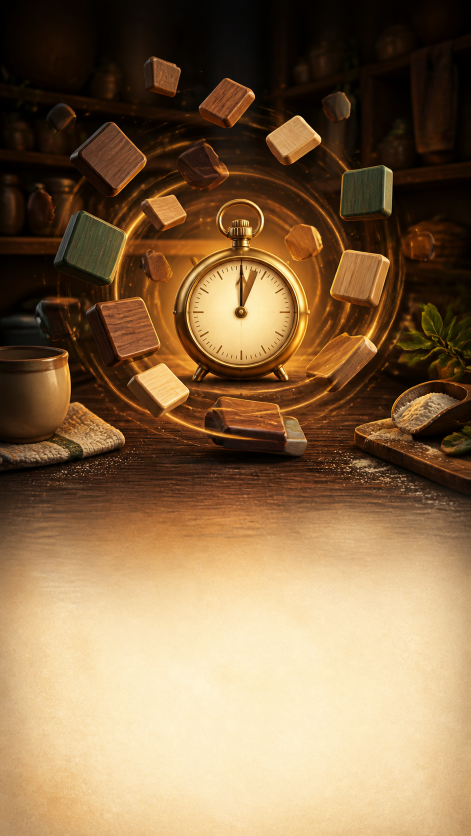
#> input picture store-assets/youtube/shorts/launch-campaign-en/artwork/time-attack-bg.png, 941 x 1672 px (shown at 1/2 size)
$ python create_next_move_short.py
#> lines starting #> are read from the running program, lines starting #| are printed output that depends on the picture
from __future__ import annotations

import math
import subprocess
import sys
import wave
from pathlib import Path

import numpy as np
from PIL import Image, ImageDraw, ImageEnhance, ImageFilter, ImageFont

ROOT = Path(__file__).resolve().parents[1]
sys.path.insert(0, str(ROOT / ".tmp" / "video_deps"))
import imageio_ffmpeg  # noqa: E402

W, H, FPS, DURATION = 1080, 1920, 30, 20.0
OUT = ROOT / "store-assets" / "social" / "next-move-8x8"
SOURCES = [OUT / f"hard-sequence-{index:02d}.png" for index in range(5)]
ART = ROOT / "store-assets" / "youtube" / "shorts" / "launch-campaign-en" / "artwork" / "time-attack-bg.png"
SILENT = OUT / "next-move-8x8-emerging-v4-20s-silent.mp4"
WAV = OUT / "next-move-8x8-emerging-v4-20s.wav"
FINAL = OUT / "next-move-8x8-emerging-v4-20s.mp4"
COVER = OUT / "next-move-8x8-emerging-v4-20s-cover.jpg"

CREAM = (255, 247, 224)
COCOA = (48, 29, 25)
GOLD = (255, 188, 50)
WHITE = (255, 255, 255)


# [17 lines left out: functions font, center, not called in this run]


def background():
    art = Image.open(ART).convert("RGB")
#> art is the input picture: PIL image 941x1672 RGB; mean R, G, B 135.6, 107, 74
    scale = max(W / art.width, H / art.height)
#> scale = 1.15
    art = art.resize((round(art.width * scale), round(art.height * scale)), Image.Resampling.LANCZOS)
#> art: PIL image 1081x1920 RGB
    art = art.crop(((art.width - W) // 2, (art.height - H) // 2,
                    (art.width - W) // 2 + W, (art.height - H) // 2 + H))
#> art: PIL image 1080x1920 RGB
    art = art.filter(ImageFilter.GaussianBlur(8))
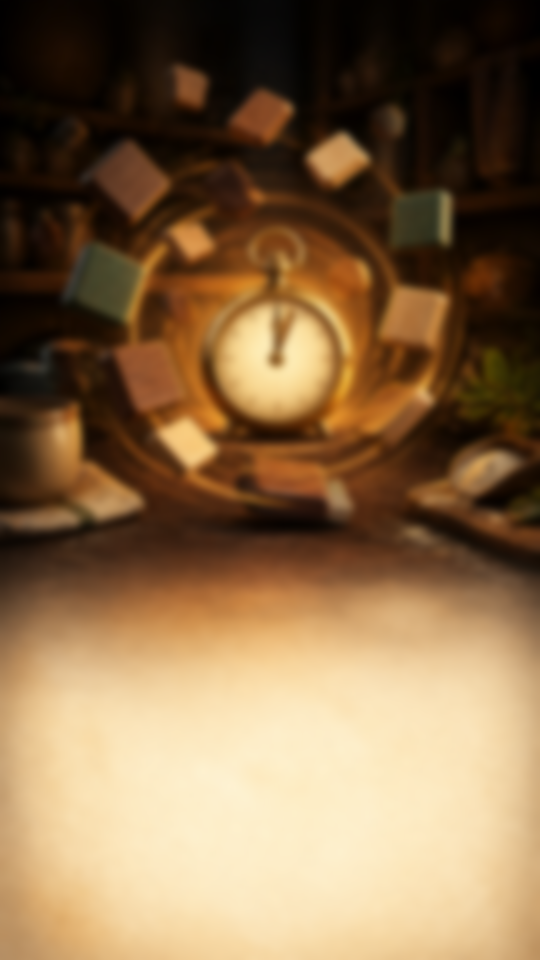
#> art: PIL image 1080x1920 RGB (shown at 1/2 size); mean R, G, B 135.6, 107.1, 74
    art = ImageEnhance.Brightness(art).enhance(.48)
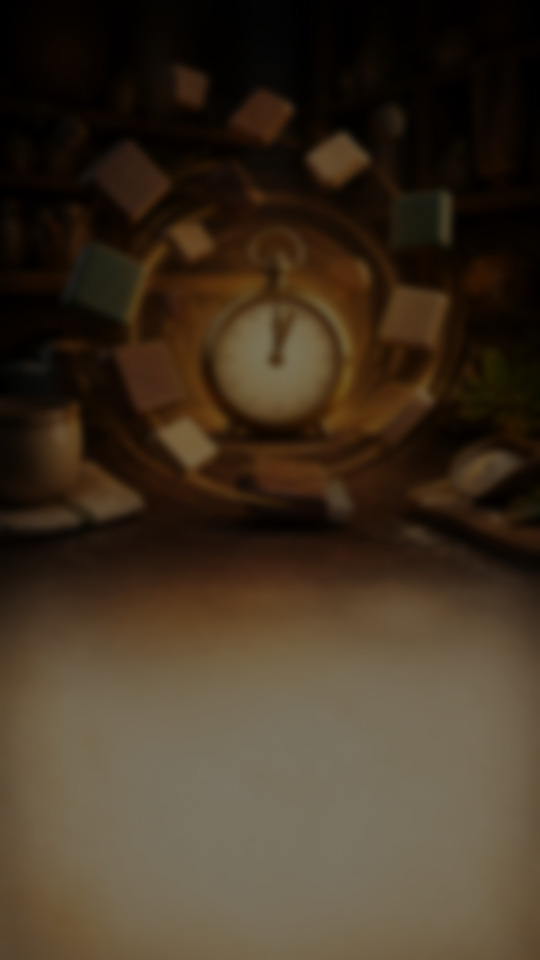
#> art: PIL image 1080x1920 RGB (shown at 1/2 size); mean R, G, B 64.6, 50.9, 35
    return art.convert("RGBA")


def board_card(source):
#> (the run stopped early here; a loop or call above may not have finished)

$ run again, with store-assets/youtube/shorts/launch-campaign-en/artwork/pantry-magic-bg.png copied over store-assets/youtube/shorts/launch-campaign-en/artwork/time-attack-bg.png
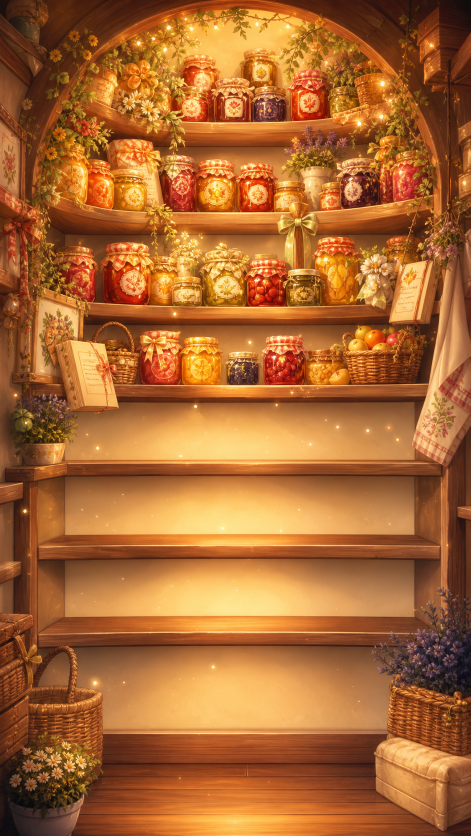
#> input picture store-assets/youtube/shorts/launch-campaign-en/artwork/pantry-magic-bg.png, 941 x 1672 px (shown at 1/2 size)
#> in background, art is the input picture: PIL image 941x1672 RGB; mean R, G, B 169.9, 103.4, 49.8
#> in background, `art = art.filter(ImageFilter.GaussianBlur(8))`:
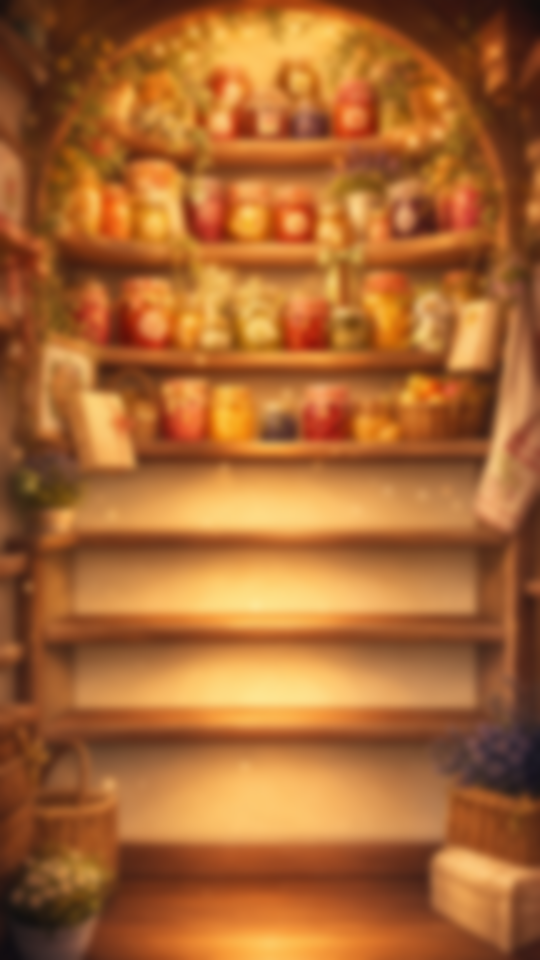
#> art: PIL image 1080x1920 RGB (shown at 1/2 size); mean R, G, B 170, 103.5, 49.8
#> in background, `art = ImageEnhance.Brightness(art).enhance(.48)`:
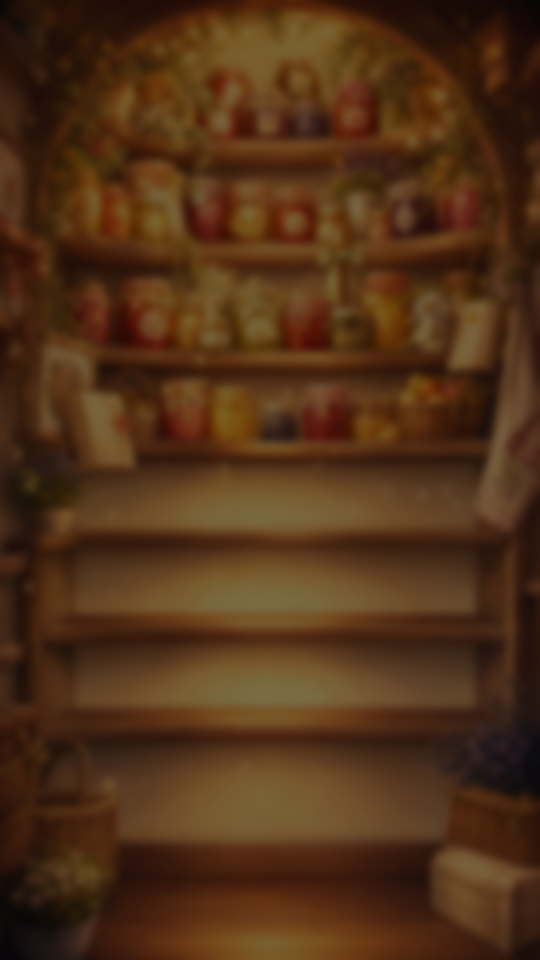
#> art: PIL image 1080x1920 RGB (shown at 1/2 size); mean R, G, B 81.1, 49.2, 23.4

$ run again, with store-assets/youtube/shorts/launch-campaign-en/artwork/strawberry-challenge-bg.png copied over store-assets/youtube/shorts/launch-campaign-en/artwork/time-attack-bg.png
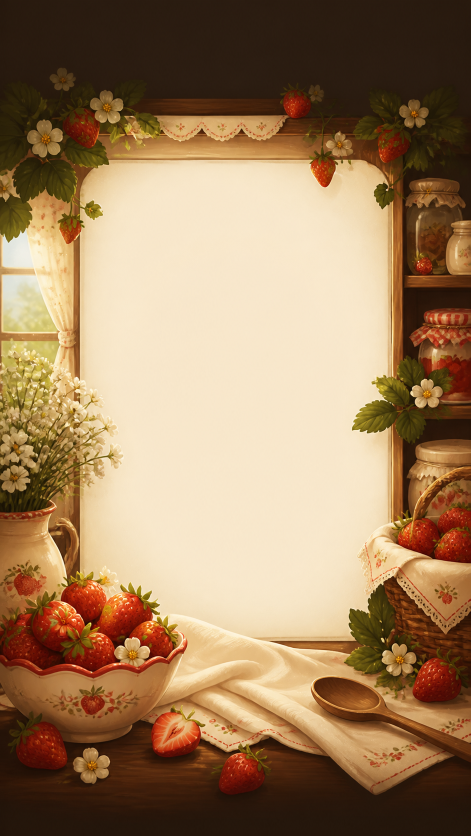
#> input picture store-assets/youtube/shorts/launch-campaign-en/artwork/strawberry-challenge-bg.png, 941 x 1672 px (shown at 1/2 size)
#> in background, art is the input picture: PIL image 941x1672 RGB; mean R, G, B 158.8, 127.9, 94.1
#> in background, `art = art.filter(ImageFilter.GaussianBlur(8))`:
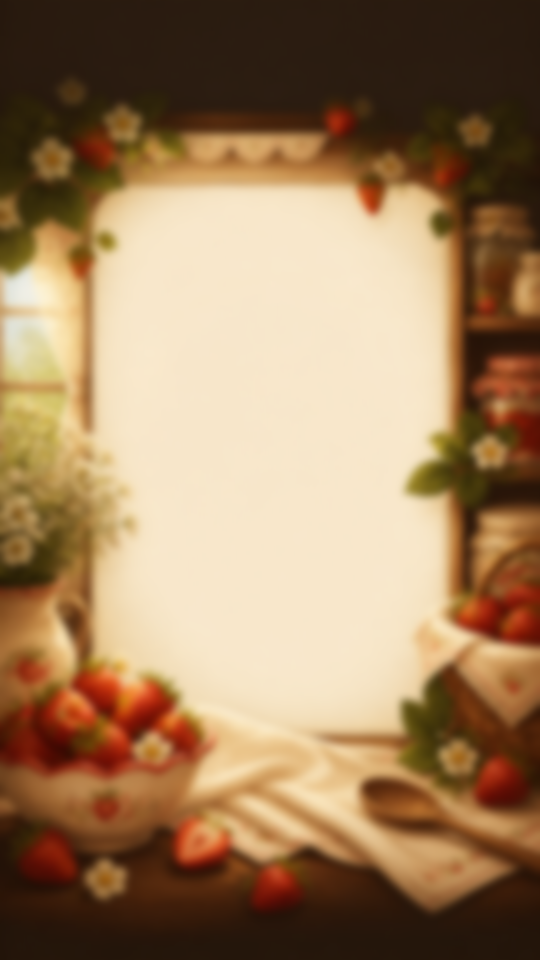
#> art: PIL image 1080x1920 RGB (shown at 1/2 size); mean R, G, B 158.9, 127.9, 94.1
#> in background, `art = ImageEnhance.Brightness(art).enhance(.48)`:
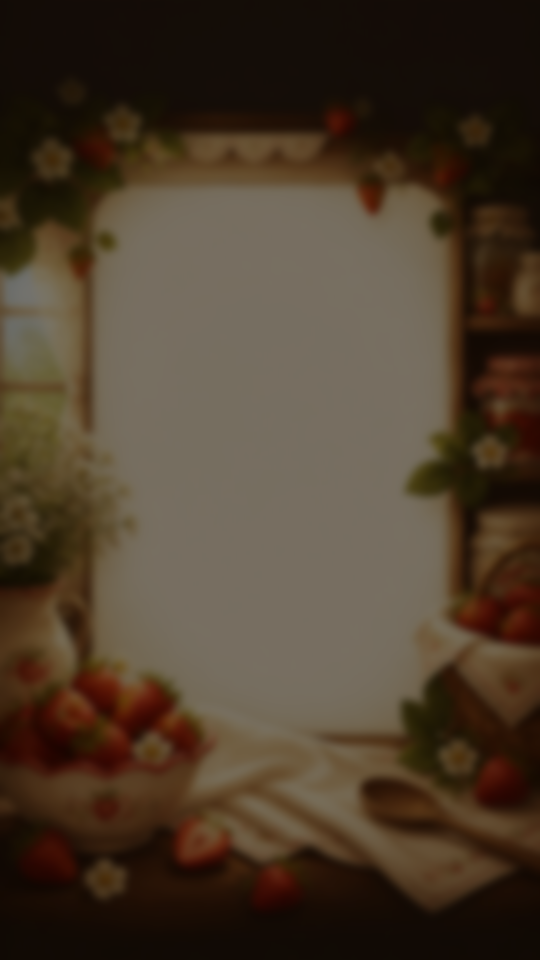
#> art: PIL image 1080x1920 RGB (shown at 1/2 size); mean R, G, B 75.9, 60.8, 44.7
